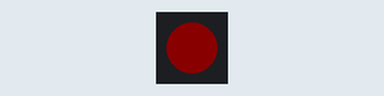
Bench run of a sketch on a simulated Arduino Uno, built with avr-gcc and run on an emulated ATmega328P. Shown: 1 RGB LEDs in strip order, left to right. Dim RGB values are drawn brighter than linear.

Above: at 0.2 s.
At 1.7 s:
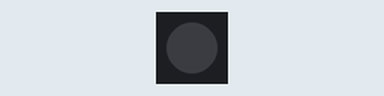
Timing chart, 0 to 3.0 s (numbered marks = the images above):
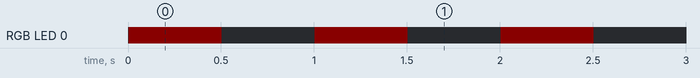

The sketch:

Blink.ino
```cpp
#include <FastLED.h>

// How many leds in your strip?
#define NUM_LEDS 1
#define BRIGHTNES 10
#define DATA_PIN 3
CRGB leds[NUM_LEDS];

void setup() {
    FastLED.addLeds<WS2812, DATA_PIN, GRB>(leds, NUM_LEDS);  // GRB ordering is typical
    FastLED.setBrightness(BRIGHTNES);
}

void loop() {
  // Turn the LED on, then pause
  leds[0] = CRGB::Green;
  leds[0] = CRGB::Red;
  FastLED.show();
  delay(500);
  // Now turn the LED off, then pause
  leds[0] = CRGB::Black;
  FastLED.show();
  delay(500);
}
```

Measured:
- by itself, RGB LED 0: alternates RGB(10, 0, 0) for 0.50 s and off for 0.50 s
